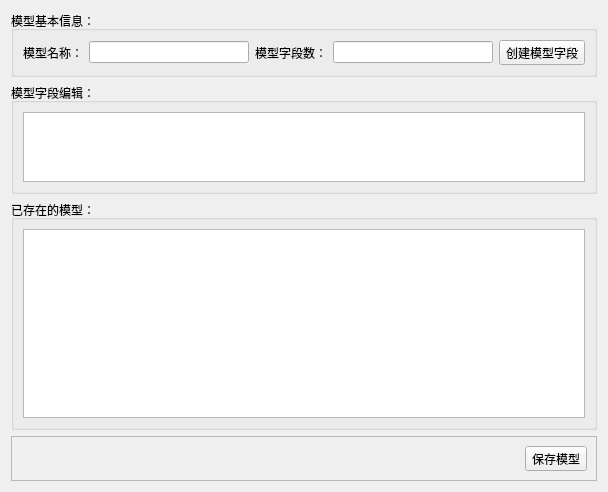
<?xml version="1.0" encoding="UTF-8"?>
<ui version="4.0">
 <class>ModelEditWin</class>
 <widget class="QWidget" name="ModelEditWin">
  <property name="geometry">
   <rect>
    <x>0</x>
    <y>0</y>
    <width>608</width>
    <height>492</height>
   </rect>
  </property>
  <property name="windowTitle">
   <string>Form</string>
  </property>
  <layout class="QVBoxLayout" name="verticalLayout" stretch="1,3,9,1">
   <item>
    <widget class="QGroupBox" name="groupBox">
     <property name="title">
      <string>模型基本信息：</string>
     </property>
     <layout class="QHBoxLayout" name="horizontalLayout">
      <item>
       <widget class="QLabel" name="label">
        <property name="text">
         <string>模型名称：</string>
        </property>
       </widget>
      </item>
      <item>
       <widget class="QLineEdit" name="lineEdit"/>
      </item>
      <item>
       <widget class="QLabel" name="label_2">
        <property name="text">
         <string>模型字段数：</string>
        </property>
       </widget>
      </item>
      <item>
       <widget class="QLineEdit" name="lineEdit_2"/>
      </item>
      <item>
       <widget class="QToolButton" name="CreateModFieldTBtn">
        <property name="text">
         <string>创建模型字段</string>
        </property>
       </widget>
      </item>
     </layout>
    </widget>
   </item>
   <item>
    <widget class="QGroupBox" name="groupBox_2">
     <property name="title">
      <string>模型字段编辑：</string>
     </property>
     <layout class="QHBoxLayout" name="horizontalLayout_2">
      <item>
       <widget class="QTableWidget" name="tableWidget"/>
      </item>
     </layout>
    </widget>
   </item>
   <item>
    <widget class="QGroupBox" name="groupBox_3">
     <property name="title">
      <string>已存在的模型：</string>
     </property>
     <layout class="QHBoxLayout" name="horizontalLayout_3">
      <item>
       <widget class="QTableWidget" name="tableWidget_2"/>
      </item>
     </layout>
    </widget>
   </item>
   <item>
    <widget class="QFrame" name="frame">
     <property name="frameShape">
      <enum>QFrame::StyledPanel</enum>
     </property>
     <property name="frameShadow">
      <enum>QFrame::Raised</enum>
     </property>
     <layout class="QHBoxLayout" name="horizontalLayout_4">
      <item>
       <spacer name="horizontalSpacer">
        <property name="orientation">
         <enum>Qt::Horizontal</enum>
        </property>
        <property name="sizeHint" stdset="0">
         <size>
          <width>493</width>
          <height>20</height>
         </size>
        </property>
       </spacer>
      </item>
      <item>
       <widget class="QToolButton" name="SaveModTBtn">
        <property name="text">
         <string>保存模型</string>
        </property>
       </widget>
      </item>
     </layout>
    </widget>
   </item>
  </layout>
 </widget>
 <resources/>
 <connections/>
</ui>
